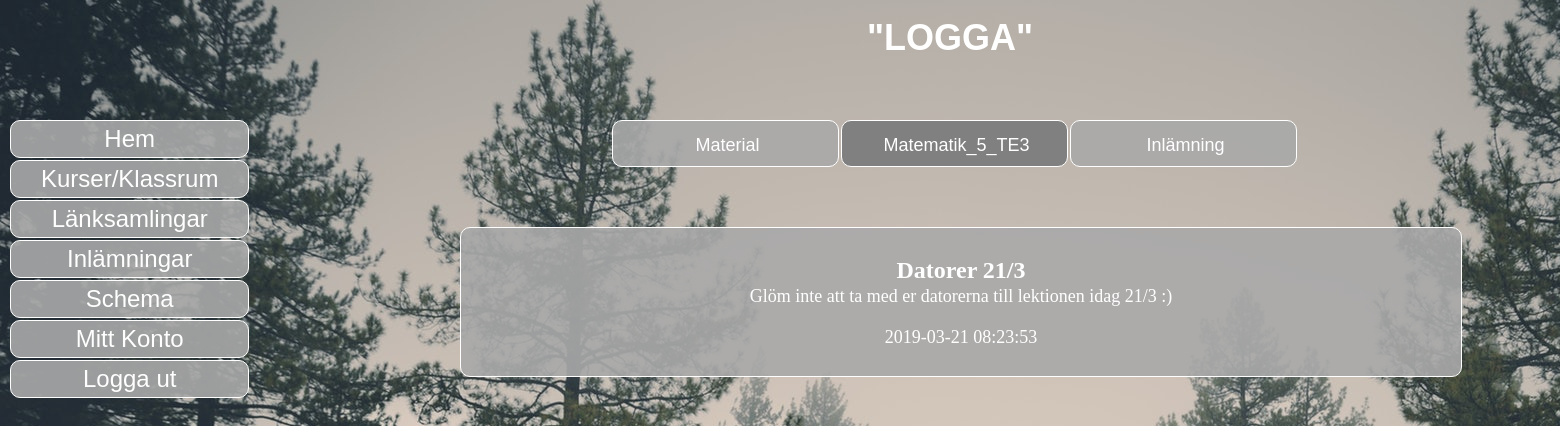
The page /betakurs.php?course=Matematik_5_TE3 (signed in) on the database its author committed.
### tables this page shows
CREATE TABLE `news` (
  `NewsID` int(50) NOT NULL,
  `headline` varchar(30) NOT NULL,
  `news` text NOT NULL,
  `course` varchar(100) NOT NULL,
  `courseid` int(50) DEFAULT NULL,
  `datetime` datetime NOT NULL
);

### betakurs.php (the view, shortened to what this page needs)
<?php
require("db.php");
if(isset($_SESSION['currentuser']))
{
	$course = $_GET['course'];
	try
	{
		$sql = "SELECT Type FROM users where Username = :currentuser";
		$stmt = $dbh->prepare($sql);
		$stmt->bindParam(":currentuser", $_SESSION['currentuser']);
		$stmt->execute();
		$result = $stmt->fetchAll();
	}
	catch(Exception $e)
	{
		echo $e->getMessage();
	}
	foreach($result as $row)
	{
		$usertype = $row->Type;
	}
?>
<!DOCTYPE HTML>
<html>
<head>
<link rel="stylesheet" href="styler.css" type="text/css">
</head>
<body>
	<div id="wrapper">
    	<header>
        	<h1 id="headerlogoh1">"LOGGA"</h1>
        </header>
        <nav>
        	<div id="dropdown">
                    <div id="myDropdown" class="dropdown-content">
                        <a href="start.php">Hem</a>
                        <a href="kurser_overview_KLAR.php">Kurser/Klassrum</a>
                        <a href="lanksamling.php">Länksamlingar</a>
                        <?php
						if($usertype == "student")
						{
							?>
                            <a href="inlamning.php">Inlämningar</a>
							<?php
						}
						?>
                        <a href="http://www.novasoftware.se/webviewer/(S(kfzct0fzd3s4iy55e3xyz345))/design1.aspx?schoolid=53520">Schema</a>
                        <a href="mittkonto.php">Mitt Konto</a>
                        <a href="logout.php">Logga ut</a>
                    </div>
             </div>
        </nav>
        <section>
        	<div id="navincourse">
            	<div id="centerincourse">
                    <a id="navincourselink" href=<?php echo "material.php?course=" . $course ?>>Material</a>
                    <a class="navincourseon" href=<?php echo "betakurs.php?course=" . $course ?>><?php echo $course ?></a>
                    <a id="navincourselink" href=<?php echo "inlamningikurs.php?course=" . $course ?>>Inlämning</a>
            	</div>
            </div>
            <div id="news">
                <?php
				try
				{
					$sql = "SELECT * FROM news WHERE course = :course ORDER BY datetime DESC";
					$stmt = $dbh->prepare($sql);
					$stmt->bindParam(":course", $course);
					$stmt->execute();
					$result = $stmt->fetchAll();
				}
				catch(Exception $e)
				{
					echo $e->getMessage();
				}
				foreach($result as $row)
				{
					?>
                    <h1 id="newsh1"><?php echo $row->headline; ?></h1>
                    <p id="newsp"><?php echo $row->news; ?><br><br></p>
               	 	<p id="date"> <?php echo $row->datetime; ?></p>
					<?php
				}
				?>
            </div>
        </section>
	</div>
</body>
</html>
<?php
}
else
{
	header("Location: login.php");
}

### styler.css (style rules this page uses)
html, body, div, span, applet, object, iframe, h1, h2, h3, h4, h5, h6, p, blockquote, pre, a, abbr, acronym, address, big, cite, code, del, dfn, em, img, ins, kbd, q, s, samp, small, strike, strong, sub, sup, tt, var, b, u, i, center, dl, dt, dd, ol, ul, li, fieldset, form, label, legend, table, caption, tbody, tfoot, thead, tr, th, td, article, aside, canvas, details, embed, figure, figcaption, footer, header, hgroup, menu, nav, output, ruby, section, summary, time, mark, audio, video { margin: 0; padding: 0; border: 0; font-size: 100%; font: inherit; vertical-align: baseline; }
article, aside, details, figcaption, figure, footer, header, hgroup, menu, nav, section { display: block; }
body { line-height: 1; height:100%; background-color:#666; }
@media screen and (min-width: 481px) { body { background-repeat: no-repeat; background-attachment: fixed; } }
@media screen and (min-width: 481px) { #wrapper { width: 1900px; height: 100vh; margin-left: auto; margin-right: auto; position: relative; } }
@media screen and (min-width: 481px) { header { width: 1900px; height: 100px; padding-top: 20px; float: left; text-align: center; } }
@media screen and (min-width: 481px) { nav { width: 300px; height: 1000px; padding-bottom: 10px; float: left; } }
@media screen and (min-width: 481px) { section { width: 1500px; height: auto; float: left; position: relative; padding-left: 50px; padding-right: 50px; } }
@media screen and (min-width: 481px) { #headerlogoh1 { font-family: Tahoma, Geneva, sans-serif; font-size: 36px; font-weight: bold; color: #FFF; } }
@media screen and (min-width: 481px) { #navincourse { width: 1210px; height: auto; margin-bottom: 50px; float: left; } }
@media screen and (min-width: 481px) { #centerincourse { width: fit-content; height: auto; margin-left: auto; margin-right: auto; position: relative; } }
@media screen and (min-width: 481px) { #navincourselink { width: fit-content; min-width: 200px; height: 30px; padding: 15px 10px 0px 15px; margin-right: 2px; border: 1px solid; border-color: #FFF; border-radius: 10px; text-align: center; background-color: rgba(169,169,169,0.9); color: #FFF; font-family: "Arial Black", Gadget, sans-serif; font-size: 18px; text-decoration: none; float: left; } }
@media screen and (min-width: 481px) { .navincourseon { width: fit-content; min-width: 200px; height: 30px; padding: 15px 10px 0px 15px; margin-right: 2px; border: 1px solid; border-color: #FFF; border-radius: 10px; text-align: center; background-color: rgb(128,128,128); color: #FFF; font-family: "Arial Black", Gadget, sans-serif; font-size: 18px; text-decoration: none; float: left; } }
@media screen and (min-width: 481px) { #news { width: 980px; height: auto; padding: 10px; float: left; margin-left: 110px; margin-top: 10px; border-radius: 10px; border: 1px solid; border-color: #FFF; text-align: center; background-color: rgba(169,169,169,0.9); } }
@media screen and (min-width: 481px) { #newsh1 { font-family: "Times New Roman", Times, serif; font-size: 24px; font-weight: bold; color: #FFF; padding-top: 20px; } }
@media screen and (min-width: 481px) { #newsp { font-family: "Times New Roman", Times, serif; font-size: 18px; color: #FFF; padding-bottom: 5px; padding-top: 5px; } }
@media screen and (min-width: 481px) { #date { font-family: "Times New Roman", Times, serif; font-size: 18px; color: #FFF; padding-bottom: 20px; } }
@media screen and (min-width: 481px) { #myDropdown { width: auto; height: auto; position: fixed; } }
@media screen and (min-width: 481px) { .dropdown-content a { display: list-item; list-style-type: none; text-align: center; text-decoration: none; font-family: "Arial Black", Gadget, sans-serif; font-size: 24px; color: #FFF; padding: 6px 30px 6px 30px; margin-bottom: 2px; margin-left: 10px; background-color: rgba(169,169,169,0.9); border: 1px solid; border-color: #FFF; border-radius: 10px; } }

### rows shown on the page
news: headline "Datorer 21/3", news "Glöm inte att ta med er datorerna till lektionen idag 21/3 :)", datetime "2019-03-21 08:23:53"

### other values the page prints
$course "Matematik_5_TE3"
